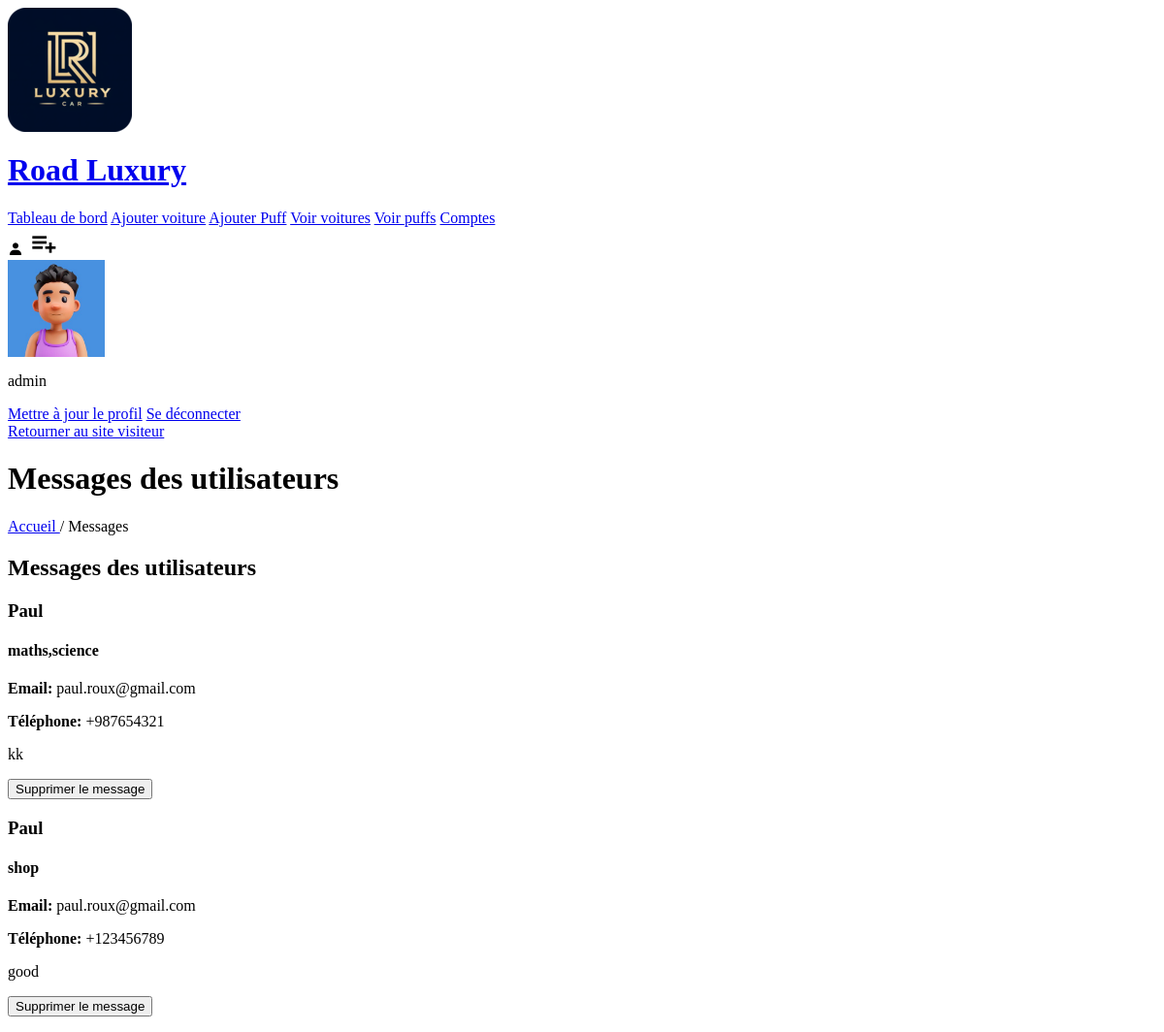
/admin/admin_message.php (signed in), run on an earlier commit of the app's database.
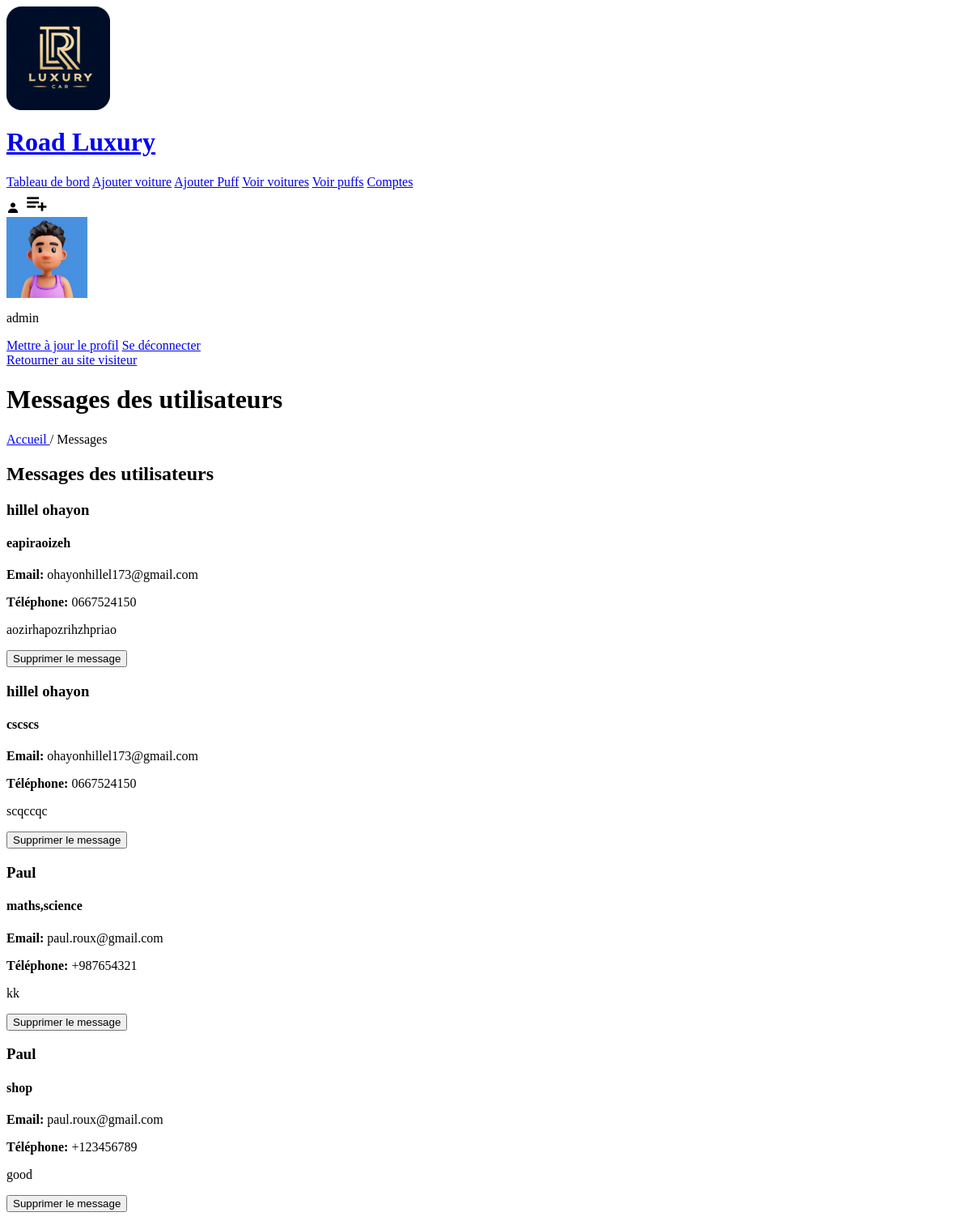
And on a later commit of the database.
### tables this page shows
CREATE TABLE `message` (
  `id` int(11) NOT NULL,
  `user_id` varchar(20) DEFAULT NULL,
  `name` varchar(255) NOT NULL,
  `email` varchar(100) NOT NULL,
  `subject` varchar(255) NOT NULL,
  `message` text NOT NULL,
  `phone` varchar(30) DEFAULT NULL
);

### admin/admin_message.php (the view, shortened to what this page needs)
<?php
include '../components/connection.php';
?>
<!DOCTYPE html>
<html lang="fr">
<head>
	<link href='https://unpkg.com/boxicons@2.1.2/css/boxicons.min.css' rel='stylesheet'>
</head>
<body>
	<?php include '../components/admin_header.php'; ?>
	<div class="main">
		<div class="banner">
			<h1>Messages des utilisateurs</h1>
		</div>
		<div class="title2">
			<a href="dashboard.php">Accueil </a><span>/ Messages</span>
		</div>
		<section class="message-container">
			<div class="heading">
				<h1>Messages des utilisateurs</h1>
			</div>
			<div class="box-container">
				<?php
				$select_messages = $conn->prepare("SELECT * FROM `message` ORDER BY id DESC");
				$select_messages->execute();
				if ($select_messages->rowCount() > 0) {
					while ($fetch_message = $select_messages->fetch(PDO::FETCH_ASSOC)) {
						?>
						<div class="box">
							<h3 class="name"><?= $fetch_message['name']; ?></h3>
							<h4><?= $fetch_message['subject']; ?></h4>
							<p class="email"><strong>Email:</strong> <?= $fetch_message['email']; ?></p>
							<?php if (!empty($fetch_message['phone'])) { ?>
								<p class="phone"><strong>Téléphone:</strong> <?= $fetch_message['phone']; ?></p>
							<?php } ?>
							<p class="message-content"><?= $fetch_message['message']; ?></p>
							<form action="" method="post" class="flex-btn">
								<input type="submit" name="delete_review" value="Supprimer le message" class="btn"
									onclick="return confirm('Êtes-vous sûr de vouloir supprimer ce message ?');">
							</form>
						</div>
						<?php
					}
				} else {
					echo '<p class="empty">Aucun message ajouté pour le moment !</p>';
				}
				?>
			</div>
		</section>
	</div>
</body>
</html>

### components/admin_header.php
<header class="header">
	<div class="flex">
		<a href="dashboard.php" class="brand-navbar">
			<div class="logo"><img src="../img/favicon-128.png" alt="Road Luxury Logo"></div>
			<h1>Road Luxury</h1>
		</a>
		<nav class="navbar">
			<a href="dashboard.php">Tableau de bord</a>
			<a href="add_posts.php">Ajouter voiture</a>
			<a href="add_posts_puff.php">Ajouter Puff</a>
			<a href="view_posts.php">Voir voitures</a>
			<a href="view_posts_puff.php">Voir puffs</a>
			<a href="user_accounts.php">Comptes</a>
		</nav>
		<div class="icons">
			<i class="bx bxs-user" id="user-btn"></i>
			<i class='bx bx-list-plus' id="menu-btn" style="font-size: 2rem;"></i>
		</div>
		<div class="profile-detail">
			<?php
			$select_profile = $conn->prepare("SELECT * FROM `admin` WHERE id=?");
			$select_profile->execute([$admin_id]);
			if ($select_profile->rowCount() > 0) {
				$fetch_profile = $select_profile->fetch(PDO::FETCH_ASSOC);
				?>
				<div class="profile">
					<img src="../image/<?= $fetch_profile['profile']; ?>" class="logo-image" width="100">
					<p>
						<?= $fetch_profile['name']; ?>
					</p>
				</div>
				<div class="flex-btn">
					<a href="update_profile.php" class="btn">Mettre à jour le profil</a>
					<a href="../components/admin_logout.php" onclick="return confirm('Se déconnecter du site ?')"
						class="btn">Se déconnecter</a>
				</div>
				<a href="../index.php" class="btn">Retourner au site visiteur</a>
			<?php } ?>
		</div>
	</div>
</header>

What changed in the data, as far as the page shows it:
added message: name "hillel ohayon", subject "eapiraoizeh", email "ohayonhillel173@gmail.com", phone "0667524150", message "aozirhapozrihzhpriao"
added message: name "hillel ohayon", subject "cscscs", email "ohayonhillel173@gmail.com", phone "0667524150", message "scqccqc"
